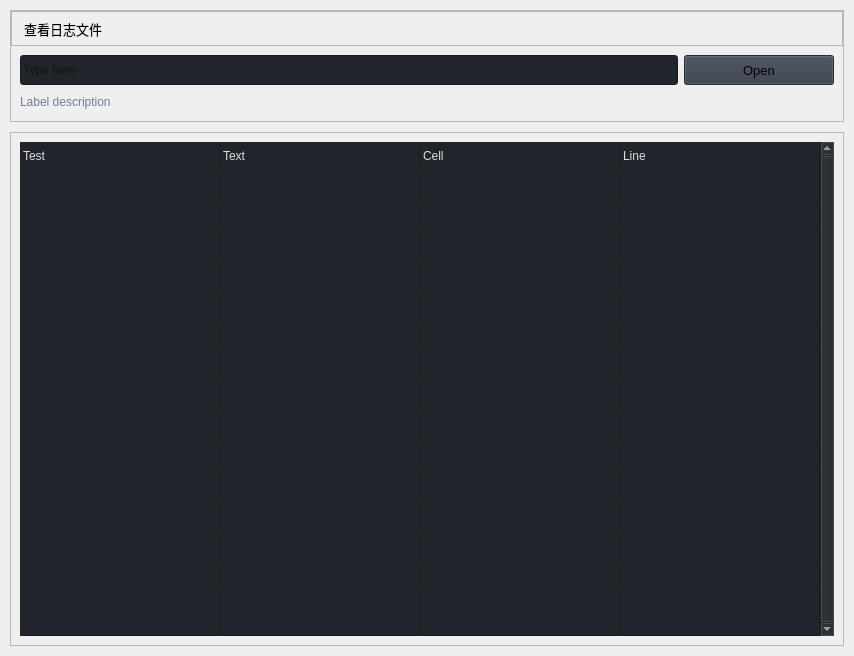
                     <widget class="QWidget" name="widgets">
                      <property name="styleSheet">
                       <string notr="true">b</string>
                      </property>
                      <layout class="QVBoxLayout" name="verticalLayout">
                       <property name="spacing">
                        <number>10</number>
                       </property>
                       <property name="leftMargin">
                        <number>10</number>
                       </property>
                       <property name="topMargin">
                        <number>10</number>
                       </property>
                       <property name="rightMargin">
                        <number>10</number>
                       </property>
                       <property name="bottomMargin">
                        <number>10</number>
                       </property>
                       <item>
                        <widget class="QFrame" name="row_1">
                         <property name="frameShape">
                          <enum>QFrame::StyledPanel</enum>
                         </property>
                         <property name="frameShadow">
                          <enum>QFrame::Raised</enum>
                         </property>
                         <layout class="QVBoxLayout" name="verticalLayout_16">
                          <property name="spacing">
                           <number>0</number>
                          </property>
                          <property name="leftMargin">
                           <number>0</number>
                          </property>
                          <property name="topMargin">
                           <number>0</number>
                          </property>
                          <property name="rightMargin">
                           <number>0</number>
                          </property>
                          <property name="bottomMargin">
                           <number>0</number>
                          </property>
                          <item>
                           <widget class="QFrame" name="frame_div_content_1">
                            <property name="minimumSize">
                             <size>
                              <width>0</width>
                              <height>110</height>
                             </size>
                            </property>
                            <property name="maximumSize">
                             <size>
                              <width>16777215</width>
                              <height>110</height>
                             </size>
                            </property>
                            <property name="frameShape">
                             <enum>QFrame::NoFrame</enum>
                            </property>
                            <property name="frameShadow">
                             <enum>QFrame::Raised</enum>
                            </property>
                            <layout class="QVBoxLayout" name="verticalLayout_17">
                             <property name="spacing">
                              <number>0</number>
                             </property>
                             <property name="leftMargin">
                              <number>0</number>
                             </property>
                             <property name="topMargin">
                              <number>0</number>
                             </property>
                             <property name="rightMargin">
                              <number>0</number>
                             </property>
                             <property name="bottomMargin">
                              <number>0</number>
                             </property>
                             <item>
                              <widget class="QFrame" name="frame_title_wid_1">
                               <property name="maximumSize">
                                <size>
                                 <width>16777215</width>
                                 <height>35</height>
                                </size>
                               </property>
                               <property name="frameShape">
                                <enum>QFrame::StyledPanel</enum>
                               </property>
                               <property name="frameShadow">
                                <enum>QFrame::Raised</enum>
                               </property>
                               <widget class="QLabel" name="labelBoxBlenderInstalation">
                                <property name="geometry">
                                 <rect>
                                  <x>13</x>
                                  <y>-3</y>
                                  <width>1131</width>
                                  <height>41</height>
                                 </rect>
                                </property>
                                <property name="font">
                                 <font>
                                  <family>Segoe UI</family>
                                  <pointsize>10</pointsize>
                                  <weight>50</weight>
                                  <italic>false</italic>
                                  <bold>false</bold>
                                 </font>
                                </property>
                                <property name="styleSheet">
                                 <string notr="true"/>
                                </property>
                                <property name="text">
                                 <string>查看日志文件</string>
                                </property>
                               </widget>
                              </widget>
                             </item>
                             <item>
                              <widget class="QFrame" name="frame_content_wid_1">
                               <property name="frameShape">
                                <enum>QFrame::NoFrame</enum>
                               </property>
                               <property name="frameShadow">
                                <enum>QFrame::Raised</enum>
                               </property>
                               <layout class="QHBoxLayout" name="horizontalLayout_9">
                                <item>
                                 <layout class="QGridLayout" name="gridLayout">
                                  <property name="bottomMargin">
                                   <number>0</number>
                                  </property>
                                  <item row="0" column="0">
                                   <widget class="QLineEdit" name="lineEdit">
                                    <property name="minimumSize">
                                     <size>
                                      <width>0</width>
                                      <height>30</height>
                                     </size>
                                    </property>
                                    <property name="styleSheet">
                                     <string notr="true">background-color: rgb(33, 37, 43);</string>
                                    </property>
                                    <property name="text">
                                     <string/>
                                    </property>
                                    <property name="placeholderText">
                                     <string>Type here</string>
                                    </property>
                                   </widget>
                                  </item>
                                  <item row="0" column="1">
                                   <widget class="QPushButton" name="pushButton">
                                    <property name="minimumSize">
                                     <size>
                                      <width>150</width>
                                      <height>30</height>
                                     </size>
                                    </property>
                                    <property name="font">
                                     <font>
                                      <family>Segoe UI</family>
                                      <pointsize>10</pointsize>
                                      <weight>50</weight>
                                      <italic>false</italic>
                                      <bold>false</bold>
                                     </font>
                                    </property>
                                    <property name="cursor">
                                     <cursorShape>PointingHandCursor</cursorShape>
                                    </property>
                                    <property name="styleSheet">
                                     <string notr="true">background-color: rgb(52, 59, 72);</string>
                                    </property>
                                    <property name="text">
                                     <string>Open</string>
                                    </property>
                                    <property name="icon">
                                     <iconset resource="resources.qrc">
                                      <normaloff>:/icons/images/icons/cil-folder-open.png</normaloff>:/icons/images/icons/cil-folder-open.png</iconset>
                                    </property>
                                   </widget>
                                  </item>
                                  <item row="1" column="0" colspan="2">
                                   <widget class="QLabel" name="labelVersion_3">
                                    <property name="styleSheet">
                                     <string notr="true">color: rgb(113, 126, 149);</string>
                                    </property>
                                    <property name="lineWidth">
                                     <number>1</number>
                                    </property>
                                    <property name="text">
                                     <string>Label description</string>
                                    </property>
                                    <property name="alignment">
                                     <set>Qt::AlignLeading|Qt::AlignLeft|Qt::AlignVCenter</set>
                                    </property>
                                   </widget>
                                  </item>
                                 </layout>
                                </item>
                               </layout>
                              </widget>
                             </item>
                            </layout>
                           </widget>
                          </item>
                         </layout>
                        </widget>
                       </item>
                       <item>
                        <widget class="QFrame" name="row_2">
                         <property name="minimumSize">
                          <size>
                           <width>0</width>
                           <height>150</height>
                          </size>
                         </property>
                         <property name="frameShape">
                          <enum>QFrame::StyledPanel</enum>
                         </property>
                         <property name="frameShadow">
                          <enum>QFrame::Raised</enum>
                         </property>
                         <layout class="QVBoxLayout" name="verticalLayout_19">
                          <item>
                           <widget class="QTableWidget" name="tableWidget">
                            <property name="sizePolicy">
                             <sizepolicy hsizetype="Expanding" vsizetype="Expanding">
                              <horstretch>0</horstretch>
                              <verstretch>0</verstretch>
                             </sizepolicy>
                            </property>
                            <property name="palette">
                             <palette>
                              <active>
                               <colorrole role="WindowText">
                                <brush brushstyle="SolidPattern">
                                 <color alpha="255">
                                  <red>221</red>
                                  <green>221</green>
                                  <blue>221</blue>
                                 </color>
                                </brush>
                               </colorrole>
                               <colorrole role="Button">
                                <brush brushstyle="SolidPattern">
                                 <color alpha="255">
                                  <red>33</red>
                                  <green>37</green>
                                  <blue>43</blue>
                                 </color>
                                </brush>
                               </colorrole>
                               <colorrole role="Text">
                                <brush brushstyle="SolidPattern">
                                 <color alpha="255">
                                  <red>221</red>
                                  <green>221</green>
                                  <blue>221</blue>
                                 </color>
                                </brush>
                               </colorrole>
                               <colorrole role="ButtonText">
                                <brush brushstyle="SolidPattern">
                                 <color alpha="255">
                                  <red>221</red>
                                  <green>221</green>
                                  <blue>221</blue>
                                 </color>
                                </brush>
                               </colorrole>
                               <colorrole role="Base">
                                <brush brushstyle="SolidPattern">
                                 <color alpha="255">
                                  <red>33</red>
                                  <green>37</green>
                                  <blue>43</blue>
                                 </color>
                                </brush>
                               </colorrole>
                               <colorrole role="Window">
                                <brush brushstyle="SolidPattern">
                                 <color alpha="255">
                                  <red>33</red>
                                  <green>37</green>
                                  <blue>43</blue>
                                 </color>
                                </brush>
                               </colorrole>
                              </active>
                              <inactive>
                               <colorrole role="WindowText">
                                <brush brushstyle="SolidPattern">
                                 <color alpha="255">
                                  <red>221</red>
                                  <green>221</green>
                                  <blue>221</blue>
                                 </color>
                                </brush>
                               </colorrole>
                               <colorrole role="Button">
                                <brush brushstyle="SolidPattern">
                                 <color alpha="255">
                                  <red>33</red>
                                  <green>37</green>
                                  <blue>43</blue>
                                 </color>
                                </brush>
                               </colorrole>
                               <colorrole role="Text">
                                <brush brushstyle="SolidPattern">
                                 <color alpha="255">
                                  <red>221</red>
                                  <green>221</green>
                                  <blue>221</blue>
                                 </color>
                                </brush>
                               </colorrole>
                               <colorrole role="ButtonText">
                                <brush brushstyle="SolidPattern">
                                 <color alpha="255">
                                  <red>221</red>
                                  <green>221</green>
                                  <blue>221</blue>
                                 </color>
                                </brush>
                               </colorrole>
                               <colorrole role="Base">
                                <brush brushstyle="SolidPattern">
                                 <color alpha="255">
                                  <red>33</red>
                                  <green>37</green>
                                  <blue>43</blue>
                                 </color>
                                </brush>
                               </colorrole>
                               <colorrole role="Window">
                                <brush brushstyle="SolidPattern">
                                 <color alpha="255">
                                  <red>33</red>
                                  <green>37</green>
                                  <blue>43</blue>
                                 </color>
                                </brush>
                               </colorrole>
                              </inactive>
                              <disabled>
                               <colorrole role="WindowText">
                                <brush brushstyle="SolidPattern">
                                 <color alpha="255">
                                  <red>221</red>
                                  <green>221</green>
                                  <blue>221</blue>
                                 </color>
                                </brush>
                               </colorrole>
                               <colorrole role="Button">
                                <brush brushstyle="SolidPattern">
                                 <color alpha="255">
                                  <red>33</red>
                                  <green>37</green>
                                  <blue>43</blue>
                                 </color>
                                </brush>
                               </colorrole>
                               <colorrole role="Text">
                                <brush brushstyle="SolidPattern">
                                 <color alpha="255">
                                  <red>221</red>
                                  <green>221</green>
                                  <blue>221</blue>
                                 </color>
                                </brush>
                               </colorrole>
                               <colorrole role="ButtonText">
                                <brush brushstyle="SolidPattern">
                                 <color alpha="255">
                                  <red>221</red>
                                  <green>221</green>
                                  <blue>221</blue>
                                 </color>
                                </brush>
                               </colorrole>
                               <colorrole role="Base">
                                <brush brushstyle="SolidPattern">
                                 <color alpha="255">
                                  <red>33</red>
                                  <green>37</green>
                                  <blue>43</blue>
                                 </color>
                                </brush>
                               </colorrole>
                               <colorrole role="Window">
                                <brush brushstyle="SolidPattern">
                                 <color alpha="255">
                                  <red>33</red>
                                  <green>37</green>
                                  <blue>43</blue>
                                 </color>
                                </brush>
                               </colorrole>
                              </disabled>
                             </palette>
                            </property>
                            <property name="frameShape">
                             <enum>QFrame::NoFrame</enum>
                            </property>
                            <property name="verticalScrollBarPolicy">
                             <enum>Qt::ScrollBarAlwaysOn</enum>
                            </property>
                            <property name="sizeAdjustPolicy">
                             <enum>QAbstractScrollArea::AdjustToContents</enum>
                            </property>
                            <property name="editTriggers">
                             <set>QAbstractItemView::NoEditTriggers</set>
                            </property>
                            <property name="selectionMode">
                             <enum>QAbstractItemView::SingleSelection</enum>
                            </property>
                            <property name="selectionBehavior">
                             <enum>QAbstractItemView::SelectRows</enum>
                            </property>
                            <property name="showGrid">
                             <bool>true</bool>
                            </property>
                            <property name="gridStyle">
                             <enum>Qt::SolidLine</enum>
                            </property>
                            <property name="sortingEnabled">
                             <bool>false</bool>
                            </property>
                            <attribute name="horizontalHeaderVisible">
                             <bool>false</bool>
                            </attribute>
                            <attribute name="horizontalHeaderCascadingSectionResizes">
                             <bool>true</bool>
                            </attribute>
                            <attribute name="horizontalHeaderDefaultSectionSize">
                             <number>200</number>
                            </attribute>
                            <attribute name="horizontalHeaderStretchLastSection">
                             <bool>true</bool>
                            </attribute>
                            <attribute name="verticalHeaderVisible">
                             <bool>false</bool>
                            </attribute>
                            <attribute name="verticalHeaderCascadingSectionResizes">
                             <bool>false</bool>
                            </attribute>
                            <attribute name="verticalHeaderHighlightSections">
                             <bool>false</bool>
                            </attribute>
                            <attribute name="verticalHeaderStretchLastSection">
                             <bool>true</bool>
                            </attribute>
                            <row>
                             <property name="text">
                              <string>New Row</string>
                             </property>
                             <property name="font">
                              <font>
                               <family>Segoe UI</family>
                              </font>
                             </property>
                            </row>
                            <row>
                             <property name="text">
                              <string>New Row</string>
                             </property>
                            </row>
                            <row>
                             <property name="text">
                              <string>New Row</string>
                             </property>
                            </row>
                            <row>
                             <property name="text">
                              <string>New Row</string>
                             </property>
                            </row>
                            <row>
                             <property name="text">
                              <string>New Row</string>
                             </property>
                            </row>
                            <row>
                             <property name="text">
                              <string>New Row</string>
                             </property>
                            </row>
                            <row>
                             <property name="text">
                              <string>New Row</string>
                             </property>
                            </row>
                            <row>
                             <property name="text">
                              <string>New Row</string>
                             </property>
                            </row>
                            <row>
                             <property name="text">
                              <string>New Row</string>
                             </property>
                            </row>
                            <row>
                             <property name="text">
                              <string>New Row</string>
                             </property>
                            </row>
                            <row>
                             <property name="text">
                              <string>New Row</string>
                             </property>
                            </row>
                            <row>
                             <property name="text">
                              <string>New Row</string>
                             </property>
                            </row>
                            <row>
                             <property name="text">
                              <string>New Row</string>
                             </property>
                            </row>
                            <row>
                             <property name="text">
                              <string>New Row</string>
                             </property>
                            </row>
                            <row>
                             <property name="text">
                              <string>New Row</string>
                             </property>
                            </row>
                            <row>
                             <property name="text">
                              <string>New Row</string>
                             </property>
                            </row>
                            <column>
                             <property name="text">
                              <string>0</string>
                             </property>
                            </column>
                            <column>
                             <property name="text">
                              <string>1</string>
                             </property>
                            </column>
                            <column>
                             <property name="text">
                              <string>2</string>
                             </property>
                            </column>
                            <column>
                             <property name="text">
                              <string>3</string>
                             </property>
                            </column>
                            <item row="0" column="0">
                             <property name="text">
                              <string>Test</string>
                             </property>
                            </item>
                            <item row="0" column="1">
                             <property name="text">
                              <string>Text</string>
                             </property>
                            </item>
                            <item row="0" column="2">
                             <property name="text">
                              <string>Cell</string>
                             </property>
                            </item>
                            <item row="0" column="3">
                             <property name="text">
                              <string>Line</string>
                             </property>
                            </item>
                           </widget>
                          </item>
                         </layout>
                        </widget>
                       </item>
                      </layout>
                     </widget>
